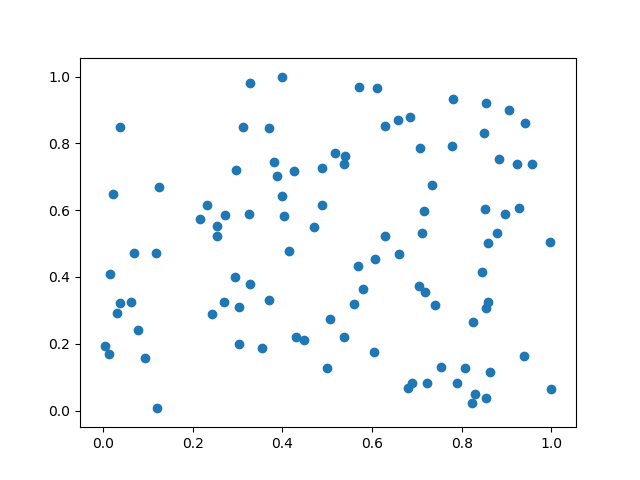

Generate this figure with Python:
import pylab
import random

ax, ay = [], []

for i in range(100):
    ax.append(random.random())
    ay.append(random.random())

pylab.scatter(ax,ay)

pylab.savefig('scatterplot.png')
